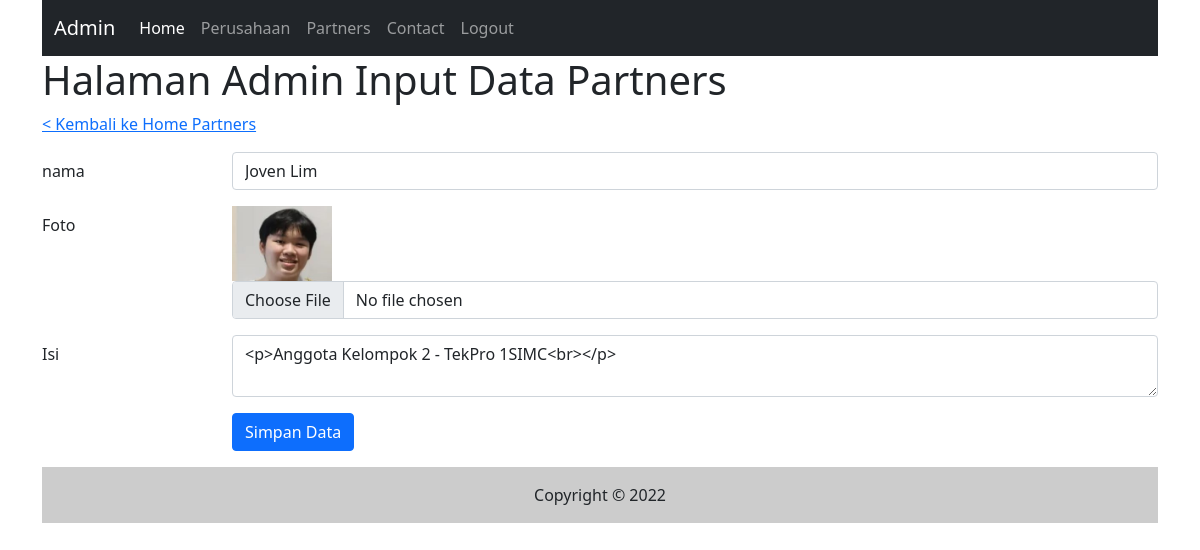
Screenshot of /admin/partners_input.php?id=7 (signed in) with the database file from the repository.
### tables this page shows
CREATE TABLE `partners` (
  `id` int(11) NOT NULL,
  `nama` varchar(255) NOT NULL,
  `foto` varchar(255) NOT NULL,
  `isi` text NOT NULL,
  `tgl_isi` timestamp NOT NULL DEFAULT current_timestamp()
);

### admin/partners_input.php (the view, shortened to what this page needs)
<?php include("inc_header.php") ?>
<?php
$nama = "";
$isi = "";
$foto = "";
if (isset($_GET['id'])) {
    $id = $_GET['id'];
} else {
    $id = "";
}
if ($id != "") {
    $sql1 = "select * from partners where id = '$id'";
    $q1 = mysqli_query($koneksi, $sql1);
    $r1 = mysqli_fetch_array($q1);
    $nama = $r1['nama'];
    $foto = $r1['foto'];
    $isi = $r1['isi'];
}
?>
<h1>Halaman Admin Input Data Partners</h1>
<div class="mb-3 row">
    <a href="partners.php">
        < Kembali ke Home Partners</a>
</div>
<form action="" method="post" enctype="multipart/form-data">
    <div class="mb-3 row">
        <label for="nama" class="col-sm-2 col-form-label">nama</label>
        <div class="col-sm-10">
            <input type="text" class="form-control" id="nama" value="<?php echo $nama ?>" name="nama">
        </div>
    </div>
    <div class="mb-3 row">
        <label for="foto" class="col-sm-2 col-form-label">Foto</label>
        <div class="col-sm-10">
            <?php
            if ($foto) {
                echo "<img src='../gambar/$foto' style='max-height:100px;max-width:100px'/>";
            }
            ?>
            <input type="file" class="form-control" id="foto" name="foto">
        </div>
    </div>
    <div class="mb-3 row">
        <label for="isi" class="col-sm-2 col-form-label">Isi</label>
        <div class="col-sm-10">
            <textarea name="isi" class="form-control" id="summernote"><?php echo $isi ?></textarea>
        </div>
    </div>
    <div class="mb-3 row">
        <div class="col-sm-2"></div>
        <div class="col-sm-10">
            <input type="submit" name="simpan" value="Simpan Data" class="btn btn-primary" />
        </div>
    </div>
</form>
<?php include("inc_footer.php") ?>

### rows the page displays
partners: nama "Joven Lim", foto (picture), isi "<p>Anggota Kelompok 2 - TekPro 1SIMC<br></p>"
